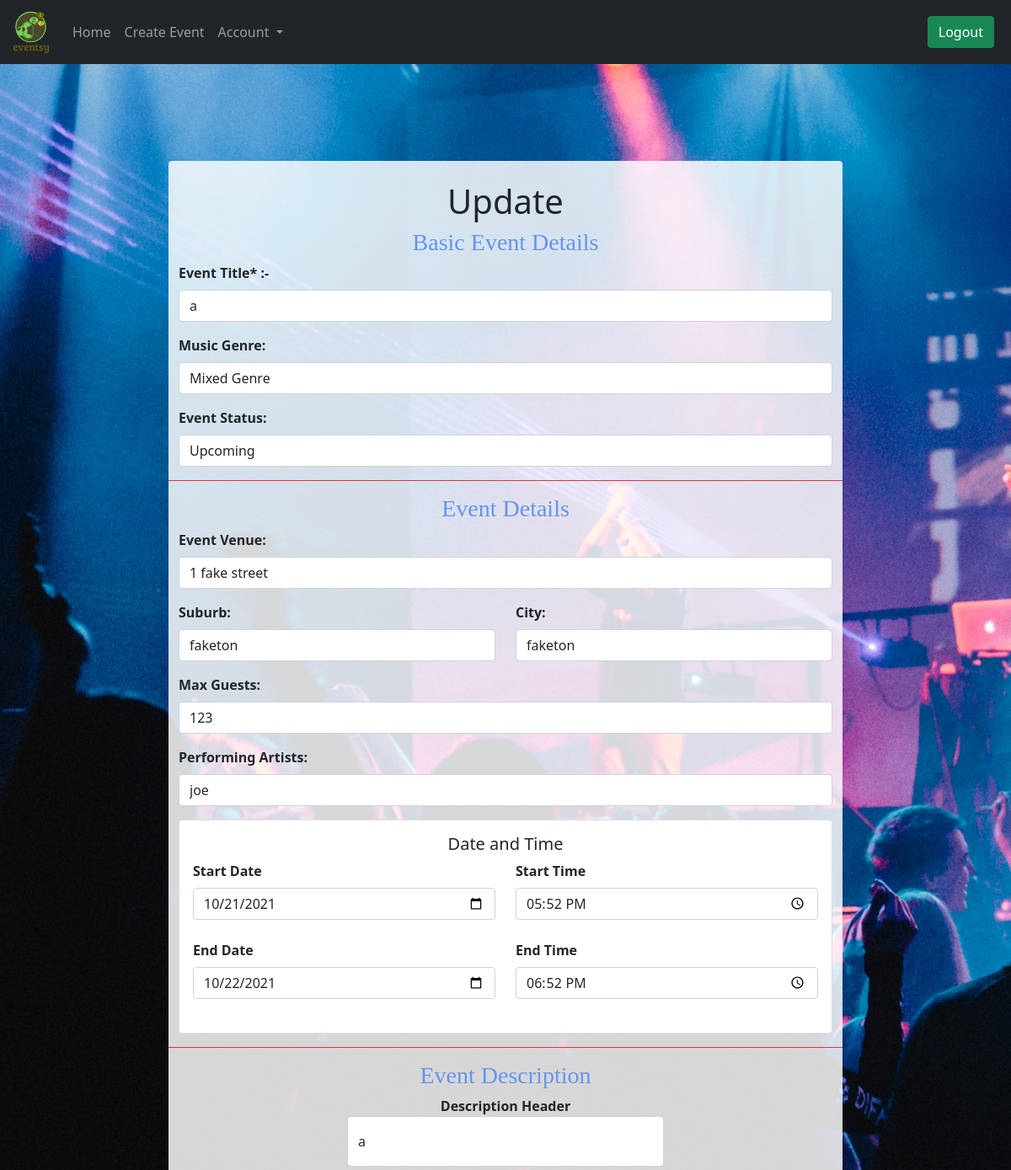
The page /events/1/update (signed in, upper part) on the database as committed earlier.
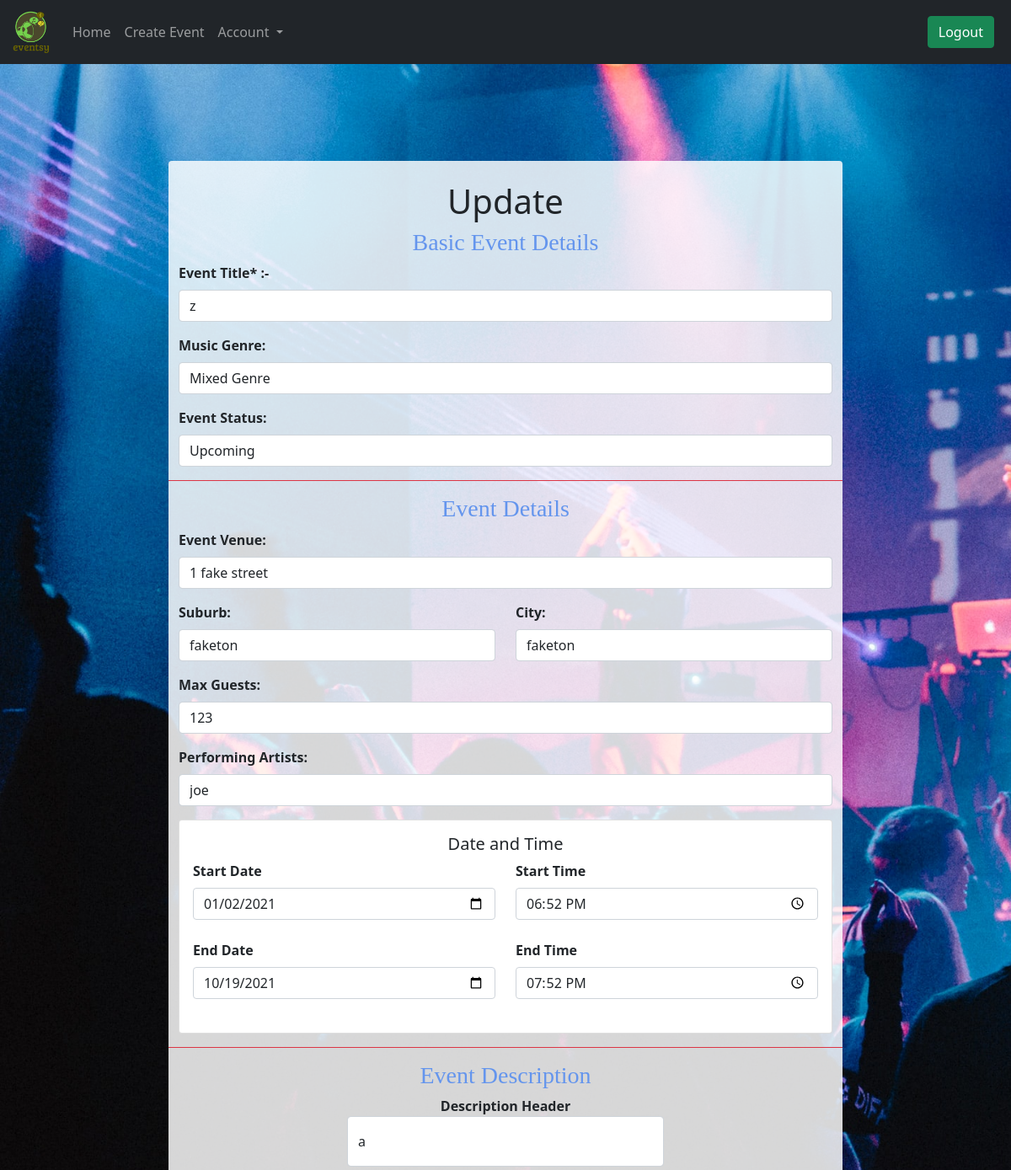
The same page on the database as committed later.
### Website/models.py (models this page shows, shortened)
class Event(db.Model):
    __tablename__ = 'events'
    id = db.Column(db.Integer, primary_key=True)
    title = db.Column(db.String(80), nullable=False)
    startdate = db.Column(db.Date, nullable=False)
    enddate = db.Column(db.Date, nullable=False)
    status = db.Column(db.String(30), nullable=False)
    starttime = db.Column(db.Time, nullable=False)
    endtime = db.Column(db.Time, nullable=False)
    address = db.Column(db.String, nullable=False)
    city = db.Column(db.String(80))
    suburb = db.Column(db.String(80))
    maxguests = db.Column(db.Integer, nullable=False)
    image = db.Column(db.String(400))
    type = db.Column(db.String(80))
    description = db.Column(db.String(200))
    description_header = db.Column(db.String(100))
    artist = db.Column(db.String(80), nullable=False)
    comments = db.relationship('Comment', backref='events')
    user = db.Column(db.Integer, db.ForeignKey('users.id'))
    name = db.relationship('User', backref='events')

### Website/event.py (the view)
@bp.route('/<id>/update', methods=['GET', 'POST'])
@login_required
def update(id):
    event = Event.query.filter_by(id=id).first()
    form = UpdateEvent()
    form.title.data = event.title
    form.startdate.data = event.startdate
    form.enddate.data = event.enddate
    form.starttime.data = event.starttime
    form.endtime.data = event.endtime
    form.address.data = event.address
    form.city.data = event.city
    form.suburb.data = event.suburb
    form.maxguests.data = event.maxguests
    form.type.data = event.type
    form.status.data = event.status
    form.description.data = event.description
    form.artist.data = event.artist
    form.description_header.data = event.description_header
    if form.validate_on_submit():
        newstartdate = create_date(request.form["startdate"])
        newenddate = create_date(request.form["enddate"])
        newstarttime = create_time(request.form["starttime"])
        newendtime = create_time(request.form["endtime"])
        print("newstart" + str(newstartdate))
        print("newend" + str(newenddate))
        if newstartdate > newenddate:
            flash("End Date cannot be prior to start date")
            return redirect(url_for('event.update', id=id))
        else:
            event.startdate = newstartdate
            event.enddate = newenddate
            event.title = request.form["title"]
            event.starttime = newstarttime
            event.endtime = newendtime
            event.address = request.form["address"]
            event.city = request.form["city"]
            event.suburb = request.form["city"]
            event.maxguests = request.form["maxguests"]
            event.type = request.form["type"]
            event.status = request.form["status"]
            event.description = request.form["description"]
            event.artist = request.form["artist"]
            event.description_header = request.form["description_header"]
            db.session.commit()
            print('Event updated successfully')
            return redirect(url_for('event.myevents'))
    else:
        return render_template('forms.html', form=form, heading="Update", id=id)

### Website/templates/forms.html (shortened to what this page needs)
{% extends "base.html" %}
{% import "bootstrap/wtf.html" as wtf %}
{% block content %}
{% if heading|lower == "create an event" %}
<div class="container-fluid d-flex flex-column justify-content-center text-center top_form">
    <div class="row d-flex justify-content-center mt-3 mb-3">
        <div class="login_form col-sm-8 col-lg-8 rounded-2 pt-3">
            {% elif heading|lower == "update" %}
            <div class="container-fluid d-flex flex-column justify-content-center text-center top_form">
                <div class="row d-flex justify-content-center mt-3 mb-3" style="overflow-y: scroll;">
                    <div class="login_form col-sm-8 col-lg-8 rounded-2 pt-3">
                        {% elif heading|lower != "create an event" %}
                        <div class="container-fluid d-flex flex-column justify-content-center text-center top_form">
                            <div class="row d-flex justify-content-center mx-2">
                                <div class="login_form col-sm-7 col-md-6 col-lg-4 rounded-2 pt-3">
                                    {% endif %}
                                    <div class="col mx-auto mt-2">
                                        <div class="page-header">
                                            <h1>{{heading}}</h1>
                                        </div>
                                        {% if heading|lower == 'login' %}
                                        <p>New user? <a href="{{ url_for('auth.register') }}">Click here</a> to
                                            register.</p>
                                        {% elif heading|lower == 'register form' %}
                                        <p>Already a user? <a href="{{ url_for('auth.login') }}">Click here</a> to log
                                            in.</p>
                                        {% elif heading|lower == "update" %}
                                        <form method="POST" action="{{ url_for('event.update', id=id)}}"
                                            enctype="multipart/form-data">
                                            <div class="row mb-3 mr-4 ml-4">
                                                <div class="generalInfo border-bottom border-danger">
                                                    <div class="generalInfoHeading">
                                                        <h3> Basic Event Details </h3>
                                                    </div>
                                                    <div>
                                                        <strong><label class="form-label" for="EventTitle"> Event
                                                                Title*
                                                                :-</label></strong>
                                                        {{form.title(class_="form-control",
                                                        placeholder="Be clear and Descriptive")}}
                                                    </div>
                                                    <div class=" mt-3 mb-3">
                                                        <strong><label class="form-label" for="Organiser"> Music
                                                                Genre:</label></strong>
                                                        {{form.type(class_="form-control")}}
                                                    </div>
                                                    <div class=" mt-3 mb-3">
                                                        <strong><label class="form-label" for="Status">Event
                                                                Status:</label></strong>
                                                        {{form.status(class_="form-control")}}
                                                    </div>
                                                </div>
                                            </div>
                                            <div class="row mb-3">
                                                <div class="EventSpecific border-bottom border-danger">
                                                    <div class="generalInfoHeading">
                                                        <h3> Event Details</h3>
                                                    </div>
                                                    <div>
                                                        <strong><label class="form-label" for="EventVenue"> Event
                                                                Venue:</label></strong>
                                                        {{form.address(class_="form-control",placeholder="Enter
                                                        venue")}}
                                                    </div>
                                                    <div class="mt-3 row mb-3">
                                                        <div class="col-md-6">
                                                            <div class="form-outline">
                                                                <strong><label class="form-label"
                                                                        for="Suburb">Suburb:</label></strong>
                                                                {{form.suburb(class_="form-control",placeholder="Enter
                                                                Suburb")}}
                                                            </div>
                                                        </div>
                                                        <div class="col">
                                                            <div class="form-outline">
                                                                <strong><label class="form-label"
                                                                        for="City">City:</label></strong>
                                                                {{form.city(class_="form-control",placeholder="Enter
                                                                City")}}
                                                            </div>
                                                        </div>
                                                    </div>
                                                    <div class=" mt-3 mb-3">
                                                        <strong><label class="form-label" for="Max-guests"> Max
                                                                Guests:</label></strong>
                                                        {{form.maxguests(class_="form-control",
                                                        placeholder="Capacity for the Event")}}
                                                    </div>
                                                    <div>
                                                        <strong><label class="form-label" for="PerformingArtists">
                                                                Performing
                                                                Artists:</label></strong>
                                                        {{form.artist(class_="form-control",placeholder="Names of artist
                                                        Performing
                                                        ")}}
                                                    </div>
                                                    <div class=" mt-3 mb-3 ">
                                                        <div class="card d-block mx-auto ">
                                                            <div class="card-body">
                                                                <h5 class="card-title">Date and Time</h5>
                                                                <div>
                                                                    <div class="row mb-4 ">
                                                                        <div class="col-md-6">
                                                                            <div class="form-outline">
                                                                                <strong><label class="form-label"
                                                                                        for="EventStartDate">Start
                                                                                        Date</label></strong>
                                                                                {{form.startdate(type="date",
                                                                                class_="form-control")}}
                                                                            </div>
                                                                        </div>
                                                                        <div class="col">
                                                                            <div class="form-outline">
                                                                                <strong><label class="form-label"
                                                                                        for="EventStartTime">Start
                                                                                        Time</label></strong>
                                                                                {{form.starttime(type="time",
                                                                                class_="form-control")}}
                                                                            </div>
                                                                        </div>
                                                                    </div>
                                                                    <div class="row mb-4 ">
                                                                        <div class="col-md-6">
                                                                            <div class="form-outline">
                                                                                <strong><label class="form-label"
                                                                                        for="EventEndDate">End
                                                                                        Date</label></strong>
                                                                                {{form.enddate(type="date",
                                                                                class_="form-control")}}
                                                                            </div>
                                                                        </div>
                                                                        <div class="col">
                                                                            <div class="form-outline">
                                                                                <strong><label class="form-label"
                                                                                        for="EventEndTime">End
                                                                                        Time</label></strong>
                                                                                {{form.endtime(type="time",
                                                                                class_="form-control")}}
                                                                            </div>
                                                                        </div>
                                                                    </div>
                                                                </div>
                                                            </div>
                                                        </div>
                                                    </div>
                                                </div>
                                            </div>
                                            <div class="row mb-3">
                                                <div class="generalInfoHeading">
                                                    <h3> Event Description</h3>
                                                </div>
                                                <div class="col-6 mb-2 d-flex mx-auto justify-content-center">
                                                    <div class="row mx-auto ">
                                                        <strong><label for="description">Description
                                                                Header</label></strong>
                                                        {{form.description_header(class_="form-control
                                                        description_header")}}
                                                    </div>
                                                </div>
                                            </div>
                                        </form>
                                        {% endif %}
                                    </div>
                                </div>
                            </div>
                        </div>
{% endblock %}

Rows that differ between the two databases and show on the page:
changed Event "Mixed Genre": title "a" → "z"; startdate "10/21/2021" → "01/02/2021"; starttime "17:52" → "18:52"; enddate "10/22/2021" → "10/19/2021"; endtime "18:52" → "19:52"
